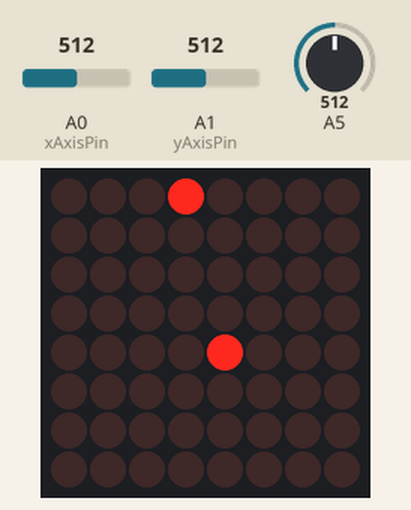
The sketch below on a simulated Arduino Uno, built with avr-gcc and run on an emulated ATmega328P. Shown: 8×8 LED matrix. Wiring (inferred from the names in the program): shift register (74HC595): data pin 11; shift clock pin 13; latch pin 12; LED matrix (orientation assumed): rows pin 2, pin 3, pin 4, pin 5, pin 6, pin 7, pin 8, pin 9; columns Q7, Q6, Q5, Q4, Q3, Q2, Q1, Q0. The test bench sets the inputs (shaded band); at power-on: A0 (xAxisPin) = 512, A5 = 512, A1 (yAxisPin) = 512. Random numbers use the default seed unless the sketch sets one.

Above: at 1.2 s.
1.3 s: A0 (xAxisPin) set to 887
4.6 s: A0 (xAxisPin) set to 908
At 5.5 s:
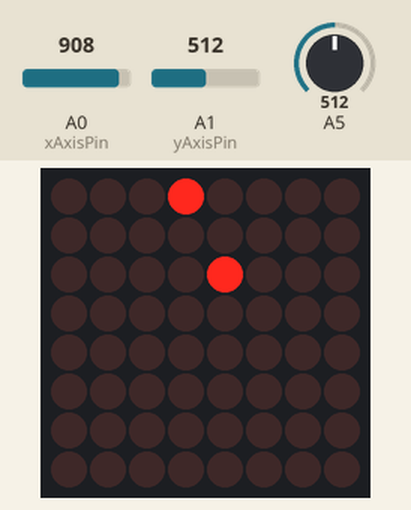
7.7 s: A5 set to 716
At 10.2 s:
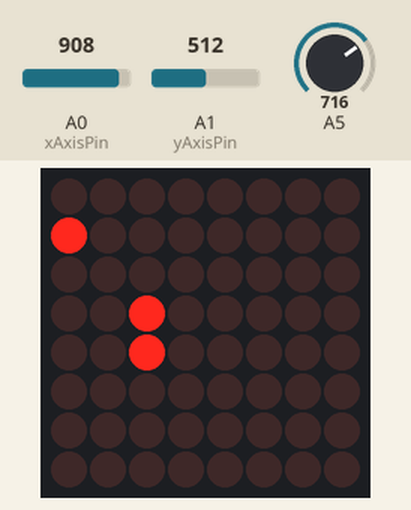
10.8 s: A1 (yAxisPin) set to 889
15.4 s: A1 (yAxisPin) set to 915
At 15.7 s:
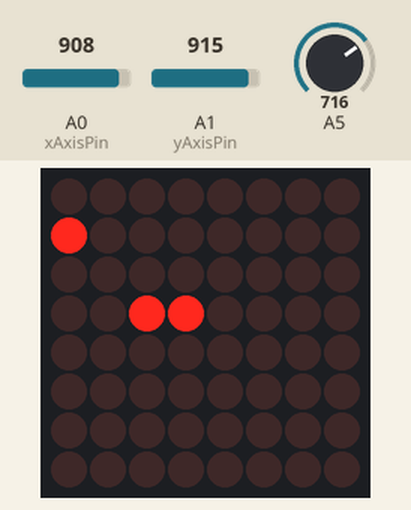
18.5 s: A5 set to 910
At 22.0 s:
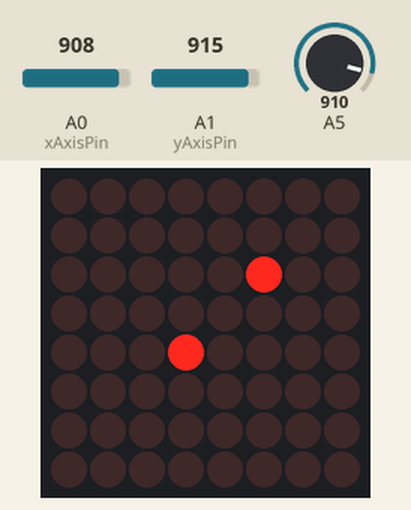
Timing chart, 0 to 23.5 s (numbered marks = the images above; inputs shaded):
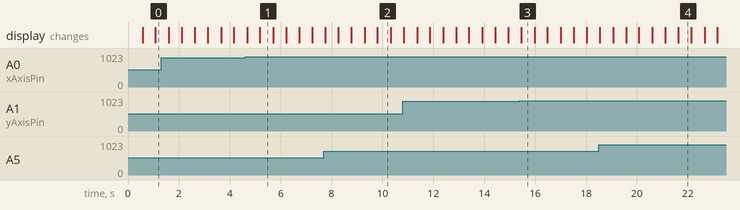

The sketch:

Snake.ino
```cpp
#include "dotMatrix.h"

/*
TODO Consider if I want to loop around or no
 */

//Some defines for clearer code
#define up 0x00
#define down 0x01
#define right 0x02
#define left 0x04
#define gameSpeed 50

//Joystick pins
const int xAxisPin = 0;
const int yAxisPin = 1;
int limiter = 0;

//Only used for the apple
struct position{
    uint8_t xPos;
    uint8_t yPos;
};

struct snakePart : position{
    snakePart* nextPartPtr;
};

//extend the snake struct with some extra features needed for head
struct snakeHead : snakePart{
    bool addPartOnMove;
    uint8_t direction;
    snakePart* endPartPtr;
};

//Our "player" and apple
snakeHead myHead;
position apple;

//empty screenBuffer
//column by column
byte screenBuffer[8];

void setup(){
    dotMatrix::setup();
    Serial.begin(9600);
    cleanUp(myHead);                    //just running the cleanup func to init to remove code duplication
    randomSeed(analogRead(2));
}

void loop(){
    limiter++;
    dotMatrix::displayOnMatrix(screenBuffer);   //Update the screen needs to run every loop otherwise it flickers
    setDirection(myHead);                       //Gets the joystick direction
    if(limiter % gameSpeed == 0){               //every gameSpeed actually do the logic
        move(myHead);                           //moves the snake
        updateScreenBuffer(myHead);             //updates the screenbuffer
    }
}

//1024 max 0 min
//512 avg
//Sets the directions
//TODO another pass on this function, kinda dirty
void setDirection(snakeHead& snake){
    int xVal, yVal;
    xVal = analogRead(xAxisPin);
    yVal = analogRead(yAxisPin);

    if(xVal < 100)
        snake.direction = left;

    if(xVal > 900)
        snake.direction = right;

    if(yVal < 100)
        snake.direction = up;

    if(yVal > 900)
        snake.direction = down;

}

//moves depending on the direction set
void move(snakeHead& snake){
    if(snake.addPartOnMove == true)
        addPart(snake);

    if(snake.nextPartPtr != nullptr)
        moveSnakePieces(*snake.nextPartPtr, snake.xPos, snake.yPos); //update pieces before head

    switch(snake.direction){ //directions are kinda fucked since I started doing this with the angle on the joystick was odd
        case left:
            if(snake.xPos != 7)
                snake.xPos++;
            else
                cleanUp(snake);
        break;

        case right:
            if(snake.xPos != 0)
                snake.xPos--;
            else
                cleanUp(snake);
        break;

        case up:
            if(snake.yPos !=0x01)
                snake.yPos >>= 1;
            else
                cleanUp(snake);
        break;

        case down:
            if(snake.yPos !=0x80)
                snake.yPos <<= 1;
            else
                cleanUp(snake);
        break;
    }

    snake.addPartOnMove = eatApple(apple, snake);

    if(collisionDetect(snake, snake.xPos, snake.yPos))
        cleanUp(snake);
}

//Somewhat expensive way of doing it, compares every single snake piece with a position
bool collisionDetect(snakeHead& snake, uint8_t xPos, uint8_t yPos){
    snakePart* snakePartPtr = snake.nextPartPtr;
    while(snakePartPtr != nullptr){
        if(snakePartPtr->yPos == yPos && snakePartPtr->xPos == xPos)
            return true;
        snakePartPtr = snakePartPtr->nextPartPtr;
    }
    return false;
}

//Resets the game
void cleanUp(snakeHead& snake){
    clearSnakeTail(snake);
    snake.xPos = 4;
    snake.yPos = 4;
    snake.direction = down;
    snake.nextPartPtr = nullptr;
    snake.endPartPtr = nullptr;
    snake.addPartOnMove = false;
    randomSeed(analogRead(A5));
    placeApple(apple, snake);
}

//moves across the pointers to move all snake pieces
void moveSnakePieces(snakePart& snakePiece, uint8_t xPos, uint8_t yPos){
    snakePart* snakePartPtr = snakePiece.nextPartPtr; //get next part
    if(snakePartPtr != nullptr){                     //we arent the last part
        uint8_t curX = snakePiece.xPos;                //save our positions
        uint8_t curY = snakePiece.yPos;
        snakePiece.xPos = xPos;                           //update to the previous ones
        snakePiece.yPos = yPos;
        moveSnakePieces(*snakePartPtr, curX, curY); //recursive function to handle the entire tail (memory limits?)
    }
    else{
        if(!myHead.addPartOnMove){ //if we just added one leave it where it is
            snakePiece.xPos = xPos;
            snakePiece.yPos = yPos;
        }
    }
}

//updates the screenBuffer with the position of everything
void updateScreenBuffer(snakeHead& snake){
    for(auto &i : screenBuffer){ //clean the screenBuffer
        i = 0x00;
    }

    //head
    screenBuffer[snake.xPos] = snake.yPos;

    //snake
    snakePart* snakePartPtr = snake.nextPartPtr;        //get ptr for first part
    while(snakePartPtr != nullptr){                     //end at nullptr, otherwise iterate over all pieces
        screenBuffer[snakePartPtr->xPos] = screenBuffer[snakePartPtr->xPos] | snakePartPtr->yPos; //bitwise OR so we can handle several pieces on a column
        snakePartPtr = snakePartPtr->nextPartPtr;       //set the ptr to next part
    }

    //apple
    screenBuffer[apple.xPos] = screenBuffer[apple.xPos] | apple.yPos;
}

void addPart(snakeHead& snake){
    if(snake.nextPartPtr == nullptr){       //Only runs as first piece is created
        snakePart* snakePiece = (snakePart*) malloc(sizeof(snakePart)); //malloc returns a void * so we need to cast it to a ptr for our struct
        if(snakePiece == nullptr){          //malloc returns a nullptr if no space to allocate
            Serial.println(F("MEM FULL"));  //F() turns it into a string literal
            cleanUp(snake);                 //malloc failed so cleanup the game (Should never happen)
        }
        else{       //update pointers and take the heads position, wont move last dot on the tick its created
            snake.nextPartPtr = snakePiece;
            snake.endPartPtr = snakePiece;
            snakePiece->xPos = snake.xPos;
            snakePiece->yPos = snake.yPos;
            snakePiece->nextPartPtr = nullptr;              //making sure its a nullptr for other logic
        }
    }
    else{       //runs for all other pieces created
        snakePart* snakePiece = (snakePart*) malloc(sizeof(snakePart));
        if(snakePiece == nullptr){          //malloc returns a nullptr if no space to allocate
            Serial.println(F("MEM FULL"));
            cleanUp(snake);                 //malloc failed so we reset game (Should never happen)
        }
        else{
            snakePiece->xPos = snake.endPartPtr->xPos;            //Take the positions of the last element
            snakePiece->yPos = snake.endPartPtr->yPos;
            snakePiece->nextPartPtr = nullptr;              //set the next piece as a nullptr since we are last
            snake.endPartPtr->nextPartPtr = snakePiece;     //endpointer pointing towards last piece set that pointer to the new piece
            snake.endPartPtr = snakePiece;                  //set as new last piece
        }
    }
}

void clearSnakeTail(snakeHead& snake){
    snakePart* snakePartPtr = snake.nextPartPtr;
    while(snakePartPtr != nullptr){                 //end at nullptr, otherwise iterate over all pieces
        snakePart* tempPtr = snakePartPtr;          //save current piece in a temp pointer
        snakePartPtr = snakePartPtr->nextPartPtr;   //Get the next piece
        free(tempPtr);                              //free the current one when we have the next
    }
    free(snakePartPtr);                             //free the last piece and end func
}

//might be expensive to run, idk about randoms, potentially infinite loop as well if unlucky
void placeApple(position& apple, snakeHead& snake){
    apple.xPos = static_cast<uint8_t>(random(8));
    //yPos is a multiple of 2 so we need some leftshift action
    uint8_t leftShiftTimes = static_cast<uint8_t>(random(8));
    uint8_t yPos = 1;
    for(int i = 0; i < leftShiftTimes; i++)
        yPos <<= 1;
    apple.yPos = yPos;
    if(collisionDetect(snake, apple.xPos, apple.yPos))
        placeApple(apple, snake);
}

bool eatApple(position& apple, snakeHead& snake){
    if(apple.xPos == snake.xPos && apple.yPos == snake.yPos){
        placeApple(apple, snake);
        return true;
    }
    return false;
}
```

dotMatrix.h
```cpp
/*
Wrapper header to hide all the dotMatrix stuff, So I only have to care about a single function
*/

#pragma once
#ifndef dotMatrixEK
#define dotMatrixEK

namespace dotMatrix{

//If I dont want the default pins remove the define
#define DotMatrixDefault
#ifdef DotMatrixDefault
const int latchPin = 12;
const int clockPin = 13;
const int dataPin = 11;
const uint8_t LEDPins[] = { 2, 3, 4, 5, 6, 7, 8, 9};
#endif

//forward Declarations
//Everything is overloaded to handle with DotMatrixDefault
//and if you want to use your own pins for w/e reason
void setup(const uint8_t latchPin,
            const uint8_t clockPin,
            const uint8_t dataPin,
            const uint8_t LEDPins[]);
void setup();
void displayOnMatrix(byte screenBuffer[8],
                        const uint8_t LEDPin[],
                        const int latchPin,
                        const int clockPin,
                        const int dataPin);

void displayOnMatrix(byte screenBuffer[8]);
void matrixCol(byte value, const uint8_t LEDPin[]);
void matrixCol(byte value);
void matrixRows(byte value, int latchPin, int dataPin, int clockPin);
void matrixRows(byte value);
void wave();

//Sets up all pins for output mode
void setup(const uint8_t latchPin,
            const uint8_t clockPin,
            const uint8_t dataPin,
            const uint8_t LEDPins[]){
    pinMode(latchPin, OUTPUT);
    pinMode(clockPin, OUTPUT);
    pinMode(dataPin, OUTPUT);
    for(int i = 0; i < 8; i++){
        pinMode(LEDPins[i], OUTPUT);
    }
}

//using the DotMatrixDefault
void setup(){
    pinMode(latchPin, OUTPUT);
    pinMode(clockPin, OUTPUT);
    pinMode(dataPin, OUTPUT);
    for(int i = 0; i < 8; i++)
        pinMode(LEDPins[i], OUTPUT);
}

//Takes a screenBuffer array to be displayed on the dot matrix
void displayOnMatrix(byte screenBuffer[8],
                        const uint8_t LEDPin[],
                        const int latchPin,
                        const int clockPin,
                        const int dataPin){
    int cols = 0x01;
    for(int i = 0; i < 8; i++){
        matrixCol(cols, LEDPin);
        matrixRows(screenBuffer[i], latchPin, clockPin, dataPin);
        delay(1);
        matrixRows(0x00, latchPin, clockPin, dataPin);
        cols <<= 1;
    }
}

//DotMatixDefault pins
void displayOnMatrix(byte screenBuffer[8]){
    int cols = 0x01;
    for(int i = 0; i < 8; i++){
        matrixCol(cols);
        matrixRows(screenBuffer[i]);
        delay(1);
        matrixRows(0x00);
        cols <<= 1;
    }
}

//handles columns
void matrixCol(byte value, const uint8_t LEDPin[]){
    byte cols = 0x01;
    for(int i = 0; i < 8; i++){
        digitalWrite(LEDPin[i], ((value & cols) == cols) ? LOW : HIGH);
        cols <<= 1;
    }
}

//DotMatrixDefault column handling
void matrixCol(byte value){
    byte cols = 0x01;
    for(int i = 0; i < 8; i++){
        digitalWrite(LEDPins[i], ((value & cols) == cols) ? LOW : HIGH);
        cols <<= 1;
    }
}


//handles rows
void matrixRows(byte value, int latchPin, int clockPin, int dataPin){
    digitalWrite(latchPin, LOW);
    shiftOut(dataPin, clockPin, LSBFIRST, value);
    digitalWrite(latchPin, HIGH);
}

//DotMatrixDefault row handling
void matrixRows(byte value){
    digitalWrite(latchPin, LOW);
    shiftOut(dataPin, clockPin, LSBFIRST, value);
    digitalWrite(latchPin, HIGH);
}

//for the animation
void wave(int delayInMsec){
    byte waveBuffer[8] = {
        0x80, 0x40,
        0x20, 0x10,
        0x08, 0x04,
        0x02, 0x01
    };
    while(true){

        for(auto &a : waveBuffer){
            if((a & 0x80) == 0x80){
                a <<= 1;
                a++;
            }
            else{
                a <<= 1;
            }
            if(a == 0){
                a = 0x1;
            }
        }
        displayOnMatrix(waveBuffer);
        delay(delayInMsec);
    }
}

}
#endif
```

Measured:
- the behaviour switches between 900 and 901 on A0 (xAxisPin) (found by bisection; images 0 and 1)
- the behaviour switches between 900 and 901 on A1 (yAxisPin) (found by bisection; images 2 and 3)
- what the display in image 1 shows lasts 0.5 s, from 5.2 s to 5.7 s
